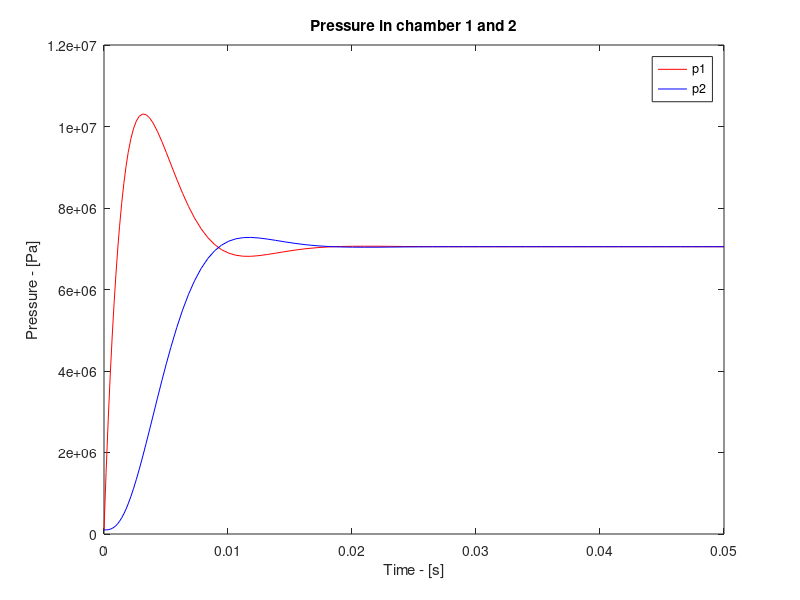

MATLAB code for this plot:
function SolveODEs()
clf  %clear any existing plots

% State defined as X = [x,xdot, p1,p2]

[t,y1] = ode45(  @deriv,[0,0.05],[0,0,1e5,1e5]);

plot(t,y1(:,2),'b');
title('Velocity of mass');
xlabel('Time - [s]');
ylabel('Velocity of piston- [m/s]');
pause

plot(t,y1(:,3),'r',t,y1(:,4),'b');
title('Pressure in chamber 1 and 2');
xlabel('Time - [s]');
ylabel('Pressure - [Pa]');
legend('p1','p2')

pause % hit enter to go to the next plot

function XDOT = deriv(t,X)
% System Parameters
A =4.909e-4;    Cd = 0.6;       rho= 850;
V = 1.473e-4;   beta = 2e9;     pa=1e5;
m = 30;         ps =1.4e7;      Kv = 2e-5;

% Rename states
x = X(1); xdot = X(2);   p1 = X(3);   p2 = X(4);

% Initiate forcing function
y = 0.002;

% write the non-trivial equations using nice names
xddot = A*(p1-p2)/m;
p1dot = (y*Kv*(ps-p1)-rho*A*xdot)*((beta)/(V*rho));
p2dot = (y*Kv*(p2-pa)-rho*A*xdot)*((-beta)/(V*rho));

XDOT = [ xdot; xddot;  p1dot;  p2dot] ;  %return the derivative values